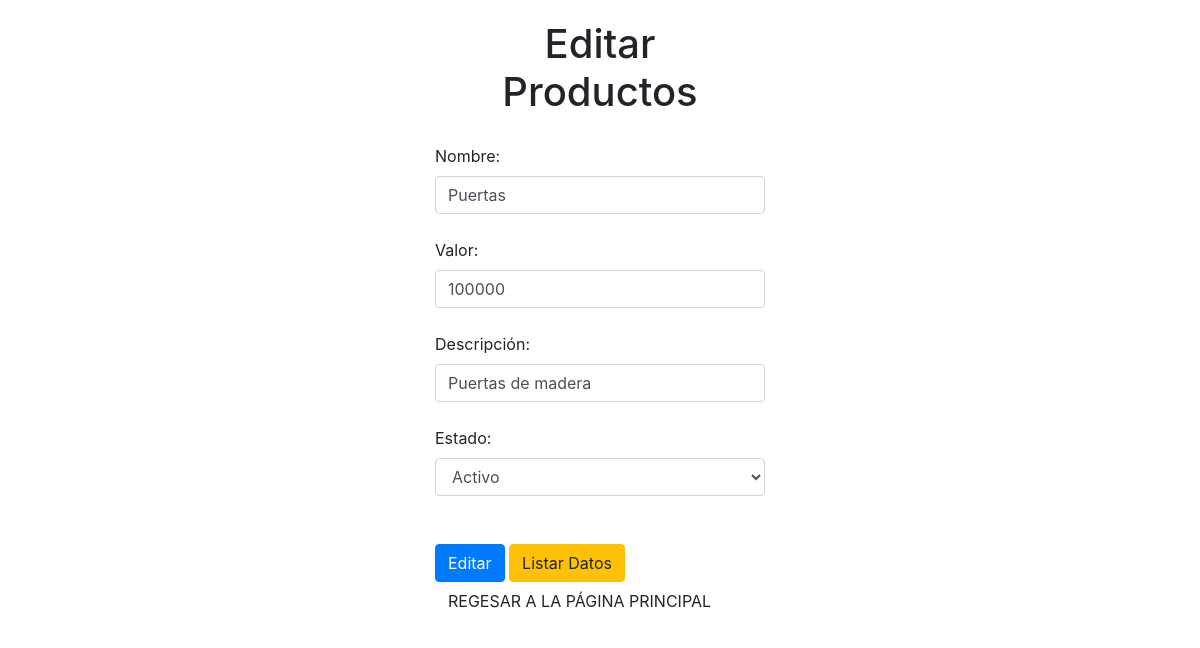
/modificarProducto/28, run on the app's committed database.
### formulario/models.py (models this page shows, shortened)
class ListaPrecio(models.Model):
        Nombre = models.CharField(max_length=50,null=True)
        Valor = models.CharField(max_length=50,null=True)
        Descripcion = models.CharField(max_length=50,null=True)
        Estado = models.BooleanField(default=True)
        Actualizacion = models.DateTimeField(default=datetime.now(), blank=True)

### formulario/views.py (the view)
# urls.py: path('modificarProducto/<int:producto_id>', views.modificar, name="modificar"),
def modificar(request, producto_id):
    productos = get_object_or_404(formulario.models.ListaPrecio, id=producto_id)
    if request.method == 'POST':
        formu = formulario.forms.ListaPrecioForm(data=request.POST, instance=productos, files=request.FILES)
        if formu.is_valid():
            formu.save()
            return redirect(to="listadoProductos")
    return render(request, 'modificarProducto.html', {'productos': productos})

### formulario/templates/modificarProducto.html (shortened to what this page needs)
<!DOCTYPE html>
<html lang="en">
    <head>
        <link rel="stylesheet" href="/static/css/estilos.css">
        <link rel="stylesheet" href="https://maxcdn.bootstrapcdn.com/bootstrap/4.5.2/css/bootstrap.min.css">
        <link rel="stylesheet" type="text/css" href="https://cdnjs.cloudflare.com/ajax/libs/font-awesome/5.14.0/css/all.min.css">
        <link rel="stylesheet" href="https://cdnjs.cloudflare.com/ajax/libs/toastr.js/latest/toastr.css">
    </head>
    <body>
        <div class="container" style="width: 30%;">
            <h1>Editar Productos</h1>
             <form  action="" method="post" class="text-left" enctype="multipart/form-data">
                <label for="pNombre" >Nombre:</label><br>
                <input type="text" id="pNombre" name="Nombre" class="form-control anchoFormControl" value="{{productos.Nombre}}"><br>
                <label for="pValor">Valor:</label><br>
                <input type="number" id="pValor" name="Valor" class="form-control anchoFormControl" value="{{productos.Valor}}"><br>
                <label for="pDescripcion">Descripción:</label><br>
                <input type="text" id="pDescripcion" name="Descripcion" class="form-control anchoFormControl" value="{{productos.Descripcion}}"><br>
                <label for="pEstado">Estado:</label><br>
                <select class="form-control" id="pEstado" name="Estado">
                {% if productos.Estado == 1 %}
                    <option value="true" selected>Activo</option>
                {% else %}
                    <option value="true">Activo</option>
                    <option value="false" selected>Desactivo</option>
                {% endif %}
                </select>
                 <br><br>
                <button class="btn btn-primary btn-md " type="submit" value="Submit">Editar</button>
                 <a type="button" href="{% url 'listadoProductos' %}" class="btn btn-warning">Listar Datos</a>
                 <a type="button" href="{% url 'index' %}" class="btn btn-basic">REGESAR A LA PÁGINA PRINCIPAL</a>
                <br><br><br>
            </form>
          </div>
      <br><br><br><br>
</body>
</html>

### formulario/static/css/estilos.css (style rules this page uses)
body { color: #FFFF00; background: #C0C0C0; }
h1,h3,h5 { text-align: center; margin:0; padding: 20px; }
.anchoFormControl { width: 100%!important; }

### data on the page
ListaPrecio: Nombre "Puertas", Valor "100000", Descripcion "Puertas de madera", Estado "Activo"
